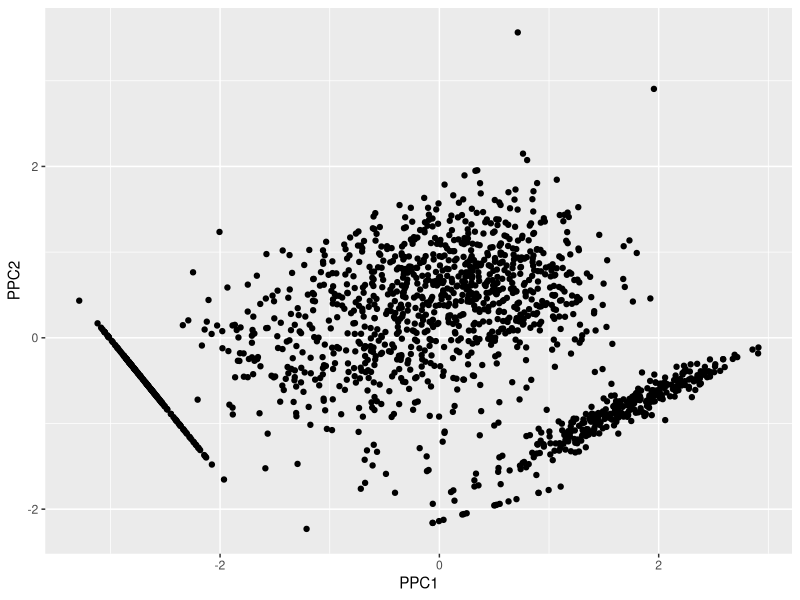
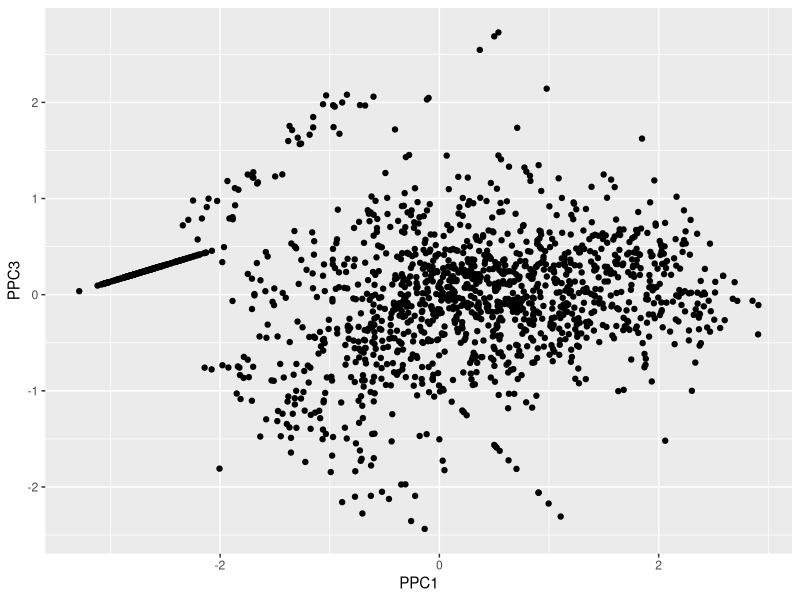
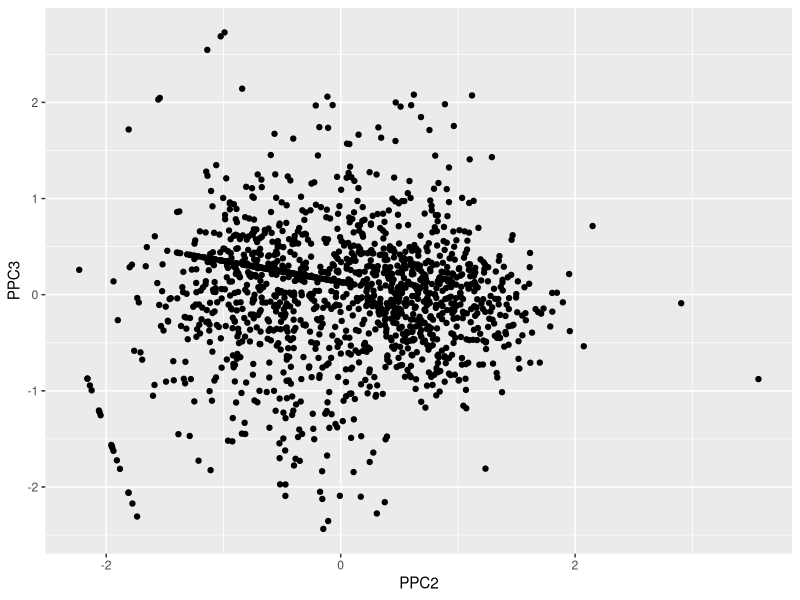
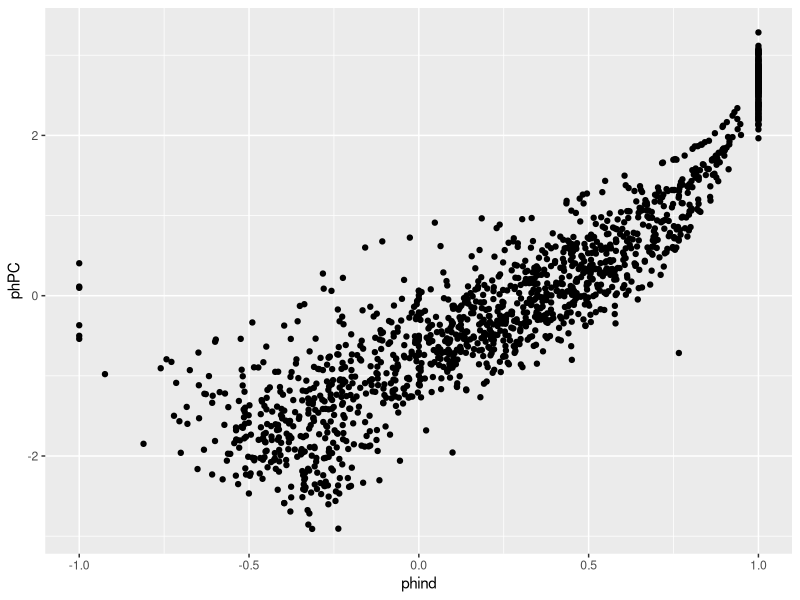
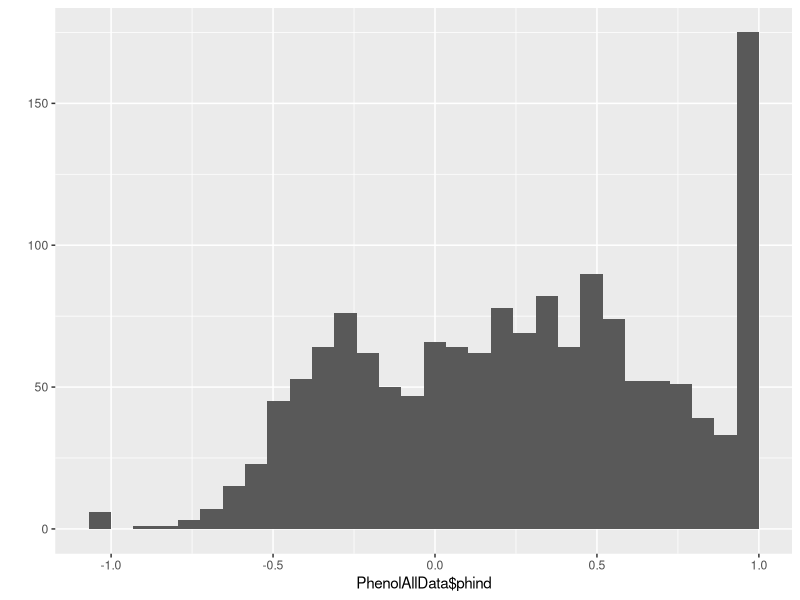
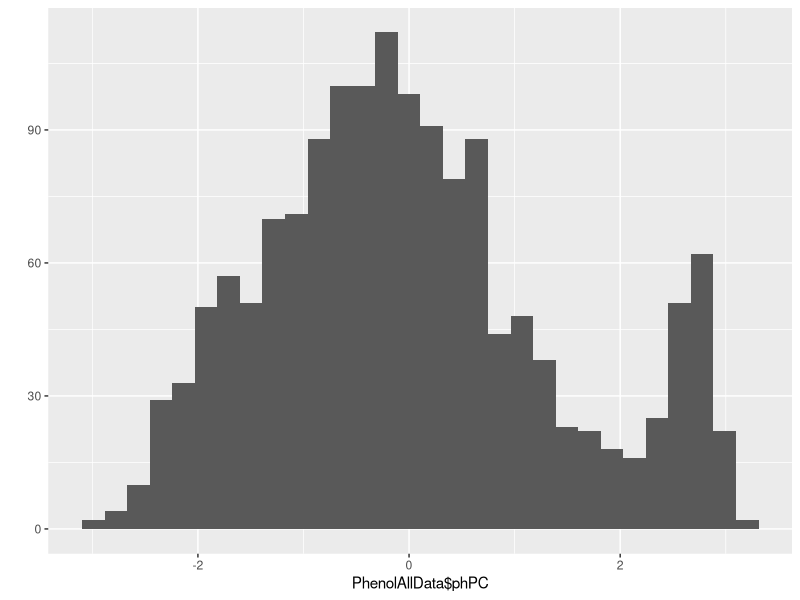
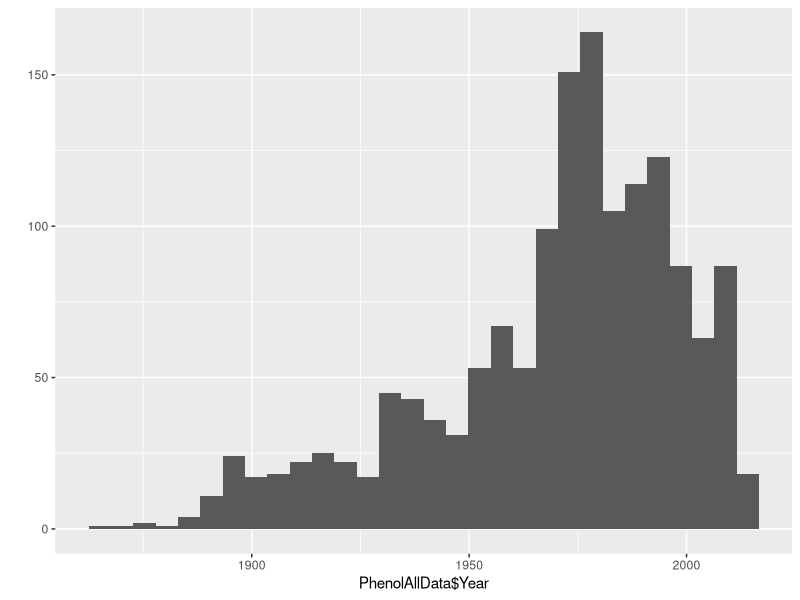
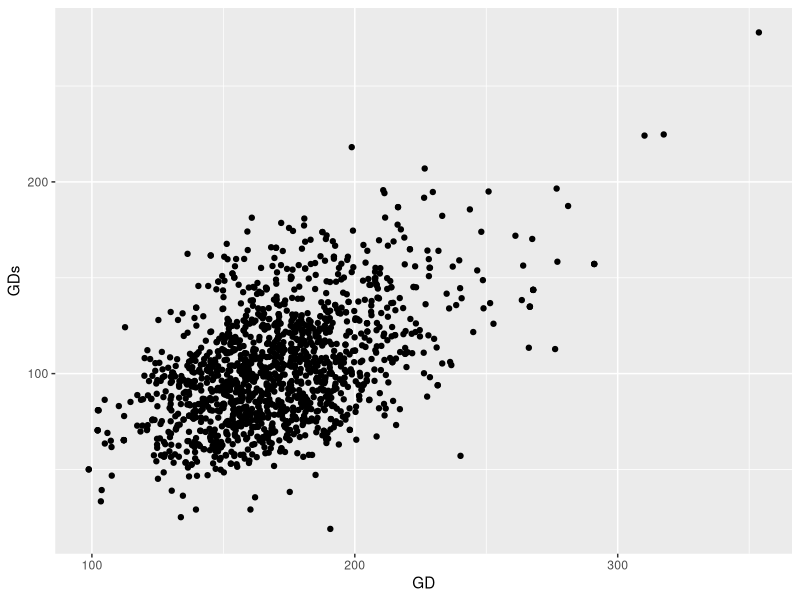

Reproduce these figures in R, in order.
### NOTE: MUST INSPECT PCA to determine which axis best captures phenology
### For Leila's (smaller) dataset it was PPC1
### For Yihan's (larger) dataset it is now PPC2
### If dataset changes, the PC loadings should be checked and code adjusted accordingly
### See ~line 60

## Libraries
library(ggplot2)
library(dplyr)
### Measurement data
data <-read.csv("CompleteData.csv", header=T)
str(data)
names(data)
summary(data)##check if there are NAs for yday and Year or the measurements.

## convert data frame factors to character

data %>% mutate_if(is.factor, as.character) -> data
#data$Pop_Code<-as.character(data$Pop_Code)

## exclude 'populations' (i.e. sample locations) that are missing climate data
data<-subset(data,!(is.na(data["numStns"])))
# calculate actual lengths in cm
# length of flower portion of inflorescence (converting pixels to cm)
data$flower.cm<-data$actual/data$standard*data$flower.inf.length
# length of bud portion of inflorescence
data$bud.cm<-data$actual/data$standard*data$bud.inf.Length
# length of fruit portion of inflorescence
data$fruit.cm<-data$actual/data$standard*data$fruit.inf.Length
# length of aborted flower portion of inflorescence 
data$a.flower.cm<-data$actual/data$standard*data$aborted.inf.length
# length of inflorescence
data$infl.cm<-data$flower.cm+data$bud.cm+data$fruit.cm+data$a.flower.cm

# Calculate a phenology index based on proportion of buds, flowers and fruits:

## fruit has a value of +1
## flower has a value of 0
## bud has a value of -1
## (fruit*(+1) + flower*0 + bud*(-1))/(fruit+flower+bud)
## aborted flowers treated as fruits (earliest)
data$phind<-(data$fruit.cm+data$a.flower.cm-data$bud.cm)/data$infl.cm

## Alternatively, use PCA
## principal components analysis of inflorescence structure
PhenolPC<-princomp(~log(bud.cm+1)+log(flower.cm+1)+log(fruit.cm+a.flower.cm+1), data=data, cor=TRUE)
summary(PhenolPC)
loadings(PhenolPC) # See which PC captures phenology
## double-check that a PC-score exists for each individual in data
nrow(data)
nrow(PhenolPC$scores)
## replace AllData.csv with working dataset (i.e. excludes sites with missing climate data)
write.csv(data, "PCA.csv", row.names=F)

## Take PC scores and name
PhenolPCScores<-data.frame(PhenolPC$scores)
names(PhenolPCScores)<-c("PPC1","PPC2","PPC3")

## Examine PCA plots
qplot(PPC1,PPC2,data=PhenolPCScores)
qplot(PPC1,PPC3,data=PhenolPCScores)
qplot(PPC2,PPC3,data=PhenolPCScores)

## merge PC scores back to data
PhenolAllData<-cbind(data,PhenolPCScores)

##### IMPORTANT!!! MUST CHECK EACH TIME DATA SET CHANGES
### Replace with PPC that best captures phenological stage
phPC<-1
PhenolAllData$phPC<-PhenolAllData[,grep(paste0("PPC",phPC),names(PhenolAllData))]

## if PPC is negative, then multiply by -1 so that larger values are later phenologies (i.e. more fruits than buds)
loads<-loadings(PhenolPC)[,phPC]
if(loadings(PhenolPC)[grep("fruit",names(loads)),phPC]<0){
  PhenolAllData$phPC<-(PhenolAllData$phPC*-1)
}

## Compare PCA to phenology index
qplot(phind,phPC,data=PhenolAllData)
cor(PhenolAllData$phind,PhenolAllData$phPC)
qplot(PhenolAllData$phind)
qplot(PhenolAllData$phPC)
## phPC is more normally distributed, but phind captures min/max phenol stage (-1 to +1)
## But if phPC (above) is calculated from non-(log)transformed measurements, then correlation is very tight
## NOTE few points with phind == -1 and phPC ~0. This seems to be due to lack of flowers creating an upward bias in phPC
## Therefore, phind seems to be the biologically more relevant parameter

## Separate data into east vs. west
PhenolAllData$Region <-NULL
PhenolAllData$Region[PhenolAllData$Longitude > -76]<-"EastCoast"
PhenolAllData$Region[PhenolAllData$Longitude <= -76 & PhenolAllData$Longitude > -95]<-"MidWest"
PhenolAllData$Region[PhenolAllData$Longitude <= -95 & PhenolAllData$Longitude > -122]<-"West"
PhenolAllData$Region[PhenolAllData$Longitude <= -122]<-"WestCoast"
PhenolAllData$Region<-as.factor(PhenolAllData$Region)

## Separate by date
qplot(PhenolAllData$Year)
PhenolAllData$Era <-NULL
PhenolAllData$Era[PhenolAllData$Year < 1960]<-"Early"
#PhenolAllData$Era[PhenolAllData$Year >= 1920 & PhenolAllData$Year < 1960]<-"Middle"
PhenolAllData$Era[PhenolAllData$Year >= 1960]<-"Recent"
PhenolAllData$Era<-as.factor(PhenolAllData$Era)


#### NOTE: Most of the code below be moved to an R markdown file for publication

## Compare total growing season (GD & GDD) vs. growing season to date of sampling (GDs & GDDs)
qplot(GD,GDs,data=PhenolAllData)
cor(PhenolAllData$GD,PhenolAllData$GDs)
qplot(GDD,GDDs,data=PhenolAllData)
cor(PhenolAllData$GDD,PhenolAllData$GDDs)

## Weaker correlation across GD and GDD; 
## Use GDDs in model and GDD
qplot(GDDs,GD,data=PhenolAllData)
cor(PhenolAllData$GD,PhenolAllData$GDDs)
qplot(GDD,GDs,data=PhenolAllData)
cor(PhenolAllData$GDD,PhenolAllData$GDs)

## Some significant colinearity; which is a better predictor of phenology?
summary(lm(phPC~GD,data=PhenolAllData)) # Total growing season (GD) is a good predictor
summary(lm(phPC~GDs,data=PhenolAllData)) # Growing days until sampling (GDs) is a good predictor, as expected
summary(lm(phPC~GDs*GD,data=PhenolAllData)) # GD becomes non-significant after controlling for GDs; interaction may suggest non-linear relationship

## Similar results for phind
summary(lm(phind~GD,data=PhenolAllData)) 
summary(lm(phind~GDs,data=PhenolAllData)) 
summary(lm(phind~GDs*GD,data=PhenolAllData)) 

##Yihan: 
##GD is significant
##GDs is significant
##GDs and GDs:GD is significant, GD becomes non-significant




## Similar result for growing degree days
summary(lm(phPC~GDD,data=PhenolAllData)) # Total growing degree days (GDD) not a good predictor
summary(lm(phPC~GDDs,data=PhenolAllData)) # GDD until sampling (GDDs) is a good predictor, as expected
summary(lm(phPC~GDDs*GDD,data=PhenolAllData)) # GDD becomes significant after controlling for GDDs

##Yihan: phPC~GDDs*GDD, GDD is not significant

summary(lm(phind~GDD,data=PhenolAllData)) # Total growing degree days (GDD) not a good predictor
summary(lm(phind~GDDs,data=PhenolAllData)) # GDD until sampling (GDDs) is a good predictor, as expected
summary(lm(phind~GDDs*GDD,data=PhenolAllData)) # GDD becomes significant after controlling for GDDs



## Adjust phenology for local climate and sampling date
## NOTE: GDs is the number of days from start of growing season to collection date
## GDDs is the number of growing-degrees from start of season to collection date
qplot(GDDs,phind,data=PhenolAllData)
PhenolAllData$fti <- (PhenolAllData$phind) + (PhenolAllData$GDDs-mean(PhenolAllData$GDDs,na.rm=TRUE))/sd(PhenolAllData$GDDs,na.rm=TRUE)

## Look at clines by region
ggplot(PhenolAllData, aes(x=Latitude, y=fti, color=Region)) + facet_grid(Region~.) +
  geom_point(alpha=0.2)+geom_smooth(method="lm")
summary(lm(fti~Latitude*Region, data=PhenolAllData))

## Cool clines with latitude, steeper in east than west, but what about GD:
ggplot(PhenolAllData, aes(x=Latitude, y=GD, color=Region)) + facet_grid(Region~.) +
  geom_point(alpha=0.2)+geom_smooth(method="lm") # Also steeper in east than west
summary(lm(Latitude~GD*Region, data=PhenolAllData))

## What about fti vs. GD?
ggplot(PhenolAllData, aes(x=GD, y=fti, color=Region)) + facet_grid(Region~.) +
  geom_point(alpha=0.2)+geom_smooth(method="lm")
summary(lm(fti~GD*Region, data=PhenolAllData))

## Clines by era/year
summary(lm(fti~GD*Region*Year, data=PhenolAllData))
ggplot(PhenolAllData, aes(x=GD, y=fti, color=Region)) + facet_grid(Region~Era) +
  geom_point(alpha=0.2)+geom_smooth(method="lm")

mod1<-lm(fti~GD+Era, data=PhenolAllData[PhenolAllData$Region=="EastCoast",])
mod2<-lm(fti~GD*Era, data=PhenolAllData[PhenolAllData$Region=="EastCoast",])
anova(mod1,mod2)
summary(mod2)

mod3<-lm(fti~GD+Era, data=PhenolAllData[PhenolAllData$Region=="MidWest",])
mod4<-lm(fti~GD*Era, data=PhenolAllData[PhenolAllData$Region=="MidWest",])
anova(mod3,mod4)
summary(mod3)

## Why is cline evolving in East Coast but not Midwest
## Overall advanced phenology in Midwest but not East Coast
## What about GD and GDD vs. time?
mod5<-lm(GD~Era*Latitude, data=PhenolAllData[PhenolAllData$Region=="EastCoast",])
summary(mod5)

mod6<-lm(GDD~Era*Latitude, data=PhenolAllData[PhenolAllData$Region=="EastCoast",])
summary(mod6)

mod5<-lm(GD~Era*Latitude, data=PhenolAllData[PhenolAllData$Region=="MidWest",])
summary(mod5)

mod6<-lm(GDD~Era*Latitude, data=PhenolAllData[PhenolAllData$Region=="MidWest",])
summary(mod6)


## Bin into lat x long squares to calculate mean and S.E. for better cline estimate 
## i.e., generate geographic 'populations' from point samples

binx<-0.5 ## long bin size in degrees
biny<-0.5 ## lat bin size in degrees

## Define long x lat
longs<-seq(min(PhenolAllData$Longitude,na.rm=T)+binx,max(PhenolAllData$Longitude,na.rm=T)-binx,by=binx)
lats<-seq(min(PhenolAllData$Latitude,na.rm=T)+biny,max(PhenolAllData$Latitude,na.rm=T)-biny,by=biny)

## Make into matrix
bindat<-data.frame(Long=rep(longs,length(lats)),Lat=sort(rep(lats,length(longs))),fti=NA,GD=NA)
## Make sure it looks right
qplot(bindat$Long,bindat$Lat)

for (i in 1:nrow(bindat)){
  bindat$fti[i]<-mean(PhenolAllData$fti[PhenolAllData$Longitude >= bindat$Long[i]-binx & PhenolAllData$Longitude < bindat$Long[i]+binx &
                                          PhenolAllData$Latitude >= bindat$Lat[i]-biny & PhenolAllData$Latitude < bindat$Lat[i]+biny],na.rm=T)
  bindat$GD[i]<-mean(PhenolAllData$GD[PhenolAllData$Longitude >= bindat$Long[i]-binx & PhenolAllData$Longitude < bindat$Long[i]+binx &
                                        PhenolAllData$Latitude >= bindat$Lat[i]-biny & PhenolAllData$Latitude < bindat$Lat[i]+biny],na.rm=T)
}
qplot(GD,fti,data=bindat,alpha=I(0.2))+geom_smooth(method="lm")
##Yihan: include warning message about missing values, some bins do not have any specimens in them

bindat$Region <-NULL
bindat$Region[bindat$Long > -80]<-"EastCost"
bindat$Region[bindat$Long <= -80 & bindat$Long > -95]<-"MidWest"
bindat$Region[bindat$Long <= -95 & bindat$Long > -122]<-"West"
bindat$Region[bindat$Long <= -122]<-"WestCoast"
bindat$Region<-as.factor(bindat$Region)

## Look at clines by region
ggplot(bindat, aes(x=GD, y=fti,colour=Region)) + facet_grid(Region~.)+
  geom_point(alpha=0.2)+geom_smooth(method="lm") 
summary(lm(fti~GD*Region, data=bindat))

qplot(GD,fti,data=PhenolAllData,alpha=I(0.2))+geom_smooth(method="lm")

#### TO DO:
## Validation: Comparing cline in fti from herbarium records vs. cline in weighted ft from Jessica's study and ft in greenhouse and field from Rob's study
## Temporal analysis for plastic vs. evolutionary response
## Explore effects of growing season variables (e.g. variance, skew, etc.)






